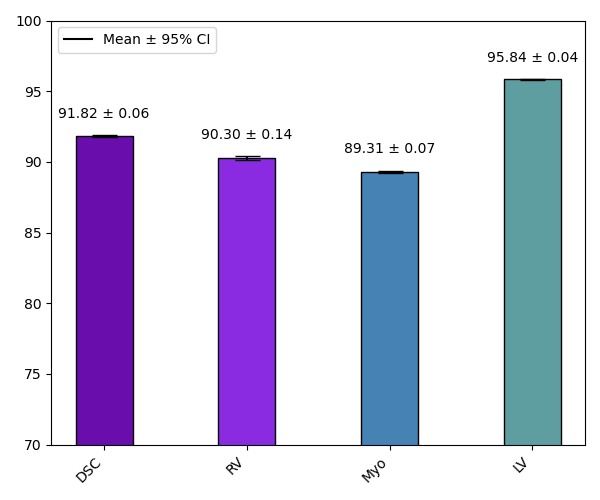

The script that saved this image:
import numpy as np
import matplotlib.pyplot as plt
from matplotlib import cm

# 你提供的表格数据
data = {
    'DSC': [91.73,91.80,91.75,91.95,91.74,92.01,91.79,91.82,91.72,91.89],
    'RV': [90.35,90.26,89.98,90.57,90.12,90.72,90.32,90.42,90.00,90.27],
    'Myo': [89.09,89.27,89.38,89.40,89.29,89.42,89.24,89.21,89.42,89.43],
    'LV': [95.74,95.88,95.89,95.89,95.80,95.87,95.83,95.84,95.74,95.97]
}

# 计算均值和标准差
mean = {key: np.mean(value) for key, value in data.items()}
std = {key: np.std(value) for key, value in data.items()}
n = len(data['DSC'])  # 数据点数量

# 计算标准误差和95%的置信区间
se = {key: std[key] / np.sqrt(n) for key in data}
ci = {key: 1.96 * se[key] for key in data}


# 使用柔和的 Pastel1 调色板
colors = [
    '#6a0dad',  # 紫色
    '#8a2be2',  # 蓝紫色
    '#4682b4',  # 蓝色
    '#5f9ea0',  # 蓝绿色
    '#3cb371',  # 绿色
    '#2e8b57',  # 深绿色
    '#9acd32',  # 黄绿色
    '#ffd700',  # 金色
    '#ff8c00',  # 橙色
    '#ffa07a',  # 淡橙色
]

# 绘制带误差棒的图
labels = list(data.keys())
means = list(mean.values())
errors = list(ci.values())
plt.figure(figsize=(6, 5))
bars = plt.bar(labels, means, yerr=errors, capsize=9, color=colors, edgecolor='black', width=0.4)

# 设置y轴范围为80到100
plt.ylim(70, 100)

# 添加数据标签
for i, bar in enumerate(bars):
    plt.text(bar.get_x() + bar.get_width() / 2, bar.get_height() + errors[i] + 1,
             f'{means[i]:.2f} ± {errors[i]:.2f}', ha='center', va='bottom', fontsize=10)
# 在图形左上角添加误差棒代表的意义
plt.axhline(color='black', linestyle='-', label=f'Mean ± 95% CI')
plt.legend(loc='upper left')

plt.xticks(rotation=45, ha='right')
plt.tight_layout()
plt.savefig('./errorbar_acdc.png')